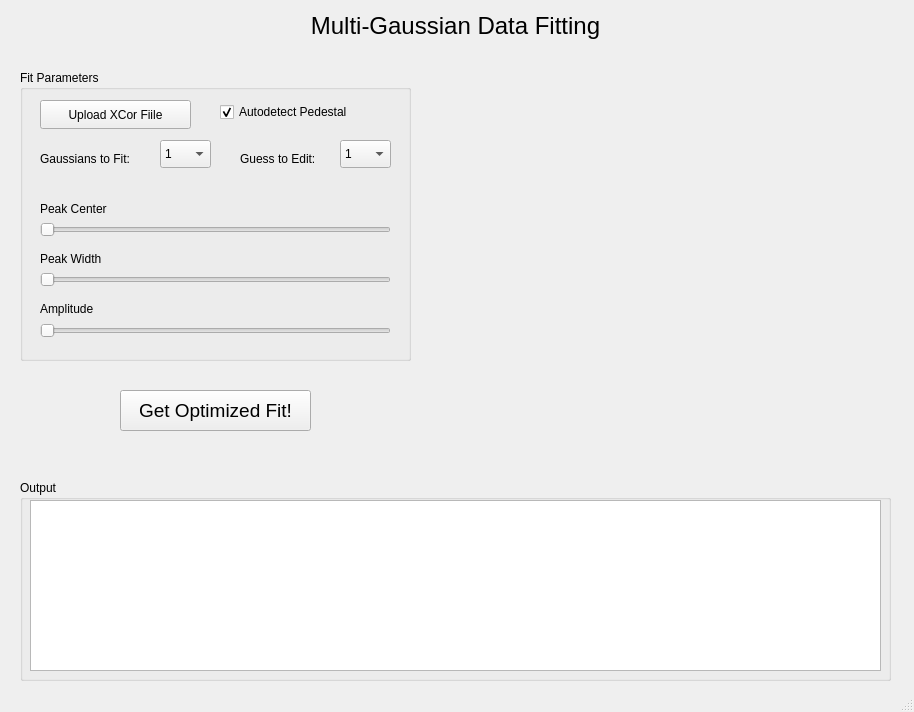
<?xml version="1.0" encoding="UTF-8"?>
<ui version="4.0">
 <class>XCORGaussianFit</class>
 <widget class="QMainWindow" name="XCORGaussianFit">
  <property name="geometry">
   <rect>
    <x>0</x>
    <y>0</y>
    <width>914</width>
    <height>712</height>
   </rect>
  </property>
  <property name="windowTitle">
   <string>Multi Gaussian Fitting</string>
  </property>
  <widget class="QWidget" name="centralwidget">
   <widget class="QWidget" name="gaussPlot" native="true">
    <property name="geometry">
     <rect>
      <x>430</x>
      <y>40</y>
      <width>451</width>
      <height>431</height>
     </rect>
    </property>
    <property name="styleSheet">
     <string notr="true">border-color: qlineargradient(spread:pad, x1:0, y1:0, x2:1, y2:0, stop:0 rgba(0, 0, 0, 255), stop:1 rgba(255, 255, 255, 255));</string>
    </property>
   </widget>
   <widget class="QLabel" name="label_7">
    <property name="geometry">
     <rect>
      <x>20</x>
      <y>10</y>
      <width>871</width>
      <height>31</height>
     </rect>
    </property>
    <property name="font">
     <font>
      <pointsize>18</pointsize>
     </font>
    </property>
    <property name="text">
     <string>Multi-Gaussian Data Fitting</string>
    </property>
    <property name="alignment">
     <set>Qt::AlignCenter</set>
    </property>
   </widget>
   <widget class="QGroupBox" name="groupBox">
    <property name="geometry">
     <rect>
      <x>20</x>
      <y>70</y>
      <width>391</width>
      <height>291</height>
     </rect>
    </property>
    <property name="title">
     <string>Fit Parameters</string>
    </property>
    <widget class="QSlider" name="heightSlider">
     <property name="geometry">
      <rect>
       <x>20</x>
       <y>250</y>
       <width>351</width>
       <height>21</height>
      </rect>
     </property>
     <property name="orientation">
      <enum>Qt::Horizontal</enum>
     </property>
    </widget>
    <widget class="QSlider" name="centerSlider">
     <property name="geometry">
      <rect>
       <x>20</x>
       <y>150</y>
       <width>351</width>
       <height>20</height>
      </rect>
     </property>
     <property name="orientation">
      <enum>Qt::Horizontal</enum>
     </property>
    </widget>
    <widget class="QLabel" name="label_3">
     <property name="geometry">
      <rect>
       <x>20</x>
       <y>180</y>
       <width>91</width>
       <height>18</height>
      </rect>
     </property>
     <property name="text">
      <string>Peak Width</string>
     </property>
    </widget>
    <widget class="QComboBox" name="guessToEdit">
     <property name="geometry">
      <rect>
       <x>320</x>
       <y>70</y>
       <width>51</width>
       <height>28</height>
      </rect>
     </property>
     <item>
      <property name="text">
       <string>1</string>
      </property>
     </item>
    </widget>
    <widget class="QLabel" name="label">
     <property name="geometry">
      <rect>
       <x>20</x>
       <y>80</y>
       <width>121</width>
       <height>18</height>
      </rect>
     </property>
     <property name="text">
      <string>Gaussians to Fit:</string>
     </property>
    </widget>
    <widget class="QLabel" name="label_4">
     <property name="geometry">
      <rect>
       <x>20</x>
       <y>230</y>
       <width>81</width>
       <height>18</height>
      </rect>
     </property>
     <property name="text">
      <string>Amplitude</string>
     </property>
    </widget>
    <widget class="QLabel" name="label_2">
     <property name="geometry">
      <rect>
       <x>20</x>
       <y>130</y>
       <width>91</width>
       <height>18</height>
      </rect>
     </property>
     <property name="text">
      <string>Peak Center</string>
     </property>
    </widget>
    <widget class="QLabel" name="label_5">
     <property name="geometry">
      <rect>
       <x>220</x>
       <y>80</y>
       <width>101</width>
       <height>18</height>
      </rect>
     </property>
     <property name="text">
      <string>Guess to Edit:</string>
     </property>
    </widget>
    <widget class="QSlider" name="widthSlider">
     <property name="geometry">
      <rect>
       <x>20</x>
       <y>200</y>
       <width>351</width>
       <height>20</height>
      </rect>
     </property>
     <property name="orientation">
      <enum>Qt::Horizontal</enum>
     </property>
    </widget>
    <widget class="QComboBox" name="numFits">
     <property name="geometry">
      <rect>
       <x>140</x>
       <y>70</y>
       <width>51</width>
       <height>28</height>
      </rect>
     </property>
     <property name="inputMethodHints">
      <set>Qt::ImhDigitsOnly</set>
     </property>
     <item>
      <property name="text">
       <string>1</string>
      </property>
     </item>
    </widget>
    <widget class="QPushButton" name="uploadButton">
     <property name="geometry">
      <rect>
       <x>20</x>
       <y>30</y>
       <width>151</width>
       <height>29</height>
      </rect>
     </property>
     <property name="text">
      <string>Upload XCor Fiile</string>
     </property>
    </widget>
    <widget class="QCheckBox" name="filterPedestal">
     <property name="geometry">
      <rect>
       <x>200</x>
       <y>30</y>
       <width>171</width>
       <height>24</height>
      </rect>
     </property>
     <property name="text">
      <string>Autodetect Pedestal</string>
     </property>
     <property name="checked">
      <bool>true</bool>
     </property>
    </widget>
   </widget>
   <widget class="QGroupBox" name="groupBox_2">
    <property name="geometry">
     <rect>
      <x>20</x>
      <y>480</y>
      <width>871</width>
      <height>201</height>
     </rect>
    </property>
    <property name="title">
     <string>Output</string>
    </property>
    <widget class="QTextBrowser" name="results">
     <property name="geometry">
      <rect>
       <x>10</x>
       <y>20</y>
       <width>851</width>
       <height>171</height>
      </rect>
     </property>
    </widget>
   </widget>
   <widget class="QPushButton" name="getFitButton">
    <property name="geometry">
     <rect>
      <x>120</x>
      <y>390</y>
      <width>191</width>
      <height>41</height>
     </rect>
    </property>
    <property name="font">
     <font>
      <pointsize>14</pointsize>
     </font>
    </property>
    <property name="text">
     <string>Get Optimized Fit!</string>
    </property>
   </widget>
  </widget>
  <widget class="QMenuBar" name="menubar">
   <property name="geometry">
    <rect>
     <x>0</x>
     <y>0</y>
     <width>914</width>
     <height>26</height>
    </rect>
   </property>
  </widget>
  <widget class="QStatusBar" name="statusbar"/>
 </widget>
 <resources/>
 <connections/>
</ui>
